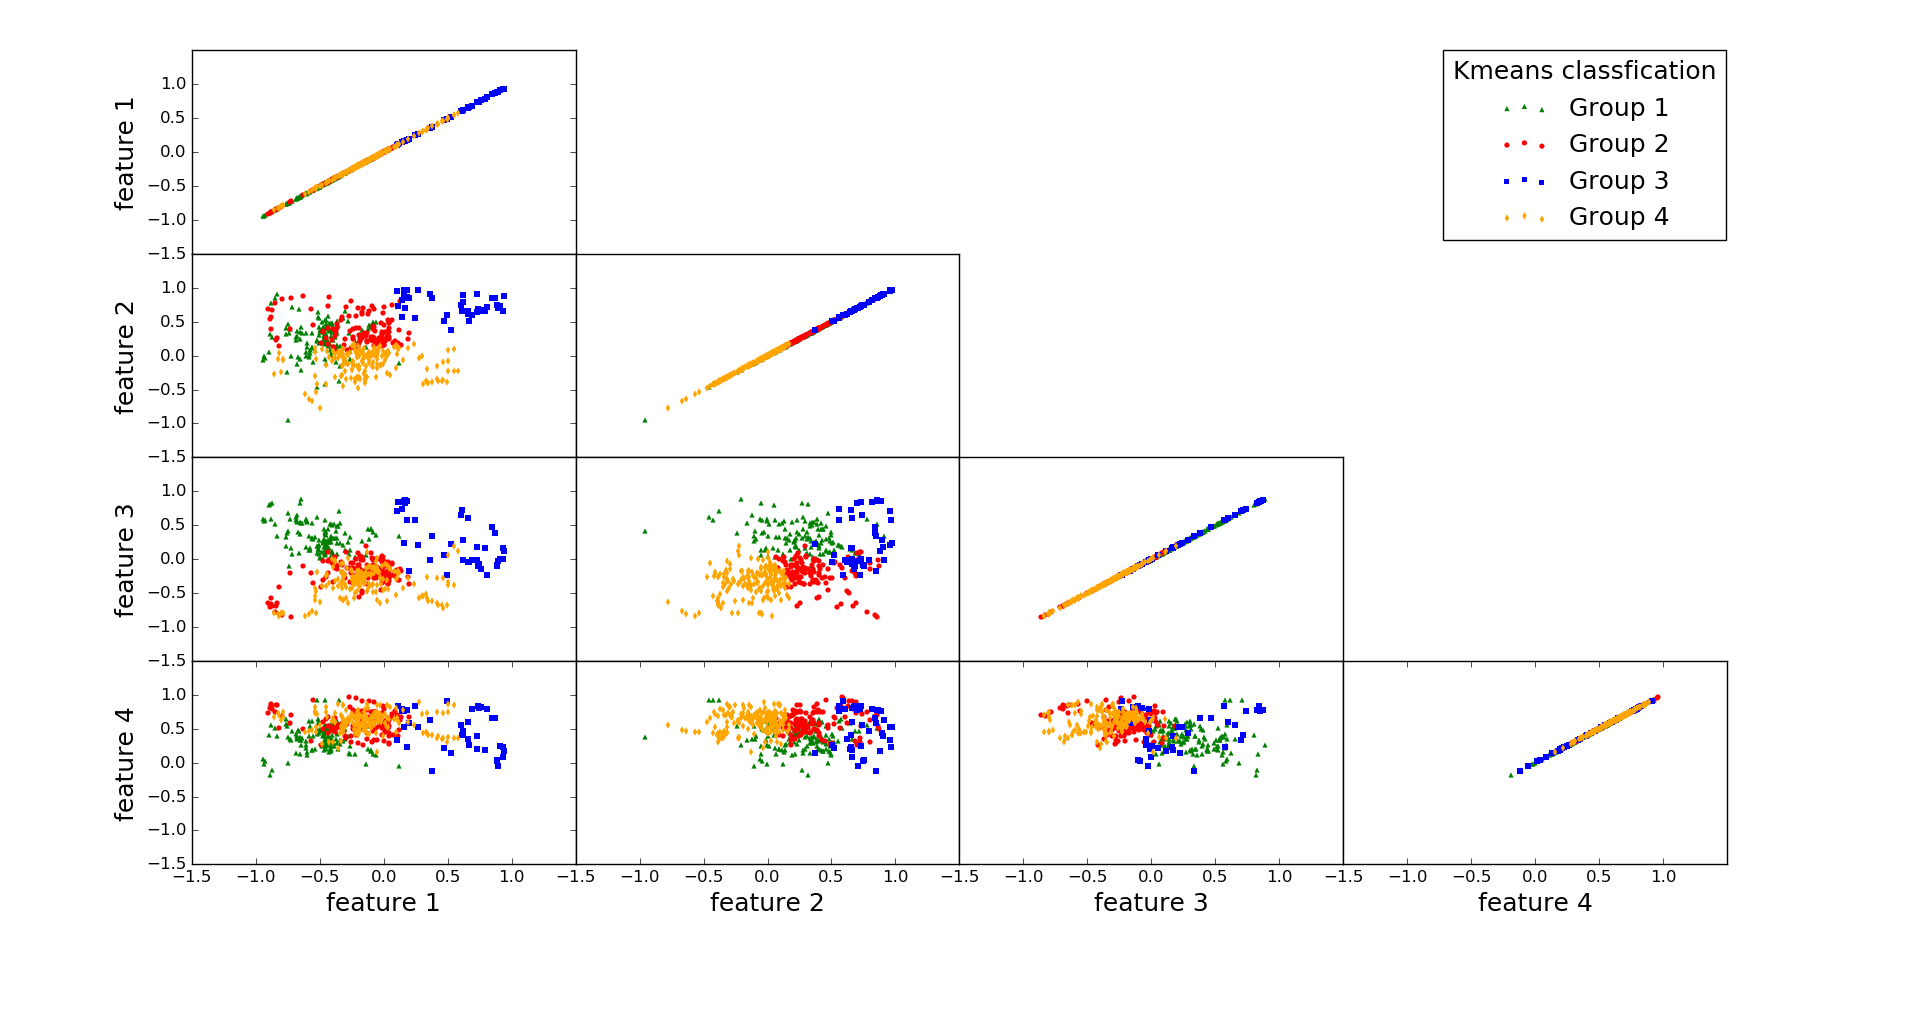

Here is the Python script that generated this plot:
import pylab as plt
import numpy as np
from matplotlib.ticker import MaxNLocator

# path to DL results
path_small_space = '../../../../../R/out_DeepLearning/out_120,100,90,50,30,20,4,20,30,50,90,100,120_seed1_dl.dat'

# path to spectra ID
path_id = '../../../../../data_all_types/spectra_data.dat'

# path to kmeans result
path_kmeans = '../../DL_kmeans/cl_data_all/clustering_KMeans_label_4PC_4groups.dat'

# color for plotting
c = [ 'green', 'red', 'blue', 'orange']

# markers for ploting
mark =  ['^','o',  's', 'd', '*']

# read spectra ID
op2 = open(path_id, 'r')
lin2 = op2.readlines()
op2.close()

names_all = [elem.split() for elem in lin2[1:]]

# read DL results
op1 = open(path_small_space, 'r')
lin1 = op1.readlines()
op1.close()

data1 = [elem.split() for elem in lin1]

matrix = np.array([[float(item) for item in data1[i]] for i in xrange(len(data1)) if names_all[i][-1]=='1'])

# read kmeans results
op3 = open(path_kmeans, 'r')
lin3 = op3.readlines()
op3.close()

classes = np.array([float(elem.split()[0]) for elem in lin3])
group1 = classes == 0.0
group2 = classes == 1.0
group3 = classes == 2.0
group4 = classes == 3.0

# plot only DL results
fig = plt.figure()
plt.subplot(4,4,1)
panels = []
panels.append(plt.scatter(matrix[group1,0], matrix[group1,0], lw='0',marker=mark[0],s=14, color=c[0]))
panels.append(plt.scatter(matrix[group2,0], matrix[group2,0], lw='0',marker=mark[1],s=14, color=c[1]))
panels.append(plt.scatter(matrix[group3,0], matrix[group3,0], lw='0',marker=mark[2],s=14, color=c[2]))
panels.append(plt.scatter(matrix[group4,0], matrix[group4,0], lw='0',marker=mark[3],s=14, color=c[3]))
plt.ylabel('feature 1', fontsize=18)
plt.xticks([])
plt.gca().yaxis.set_major_locator(MaxNLocator(nbins=6, prune='upper'))
plt.xlim(-1.5, 1.5)
plt.ylim(-1.5, 1.5)


plt.subplot(4,4,5)
plt.scatter(matrix[group1,0], matrix[group1,1], lw='0',marker=mark[0],s=14, color=c[0])
plt.scatter(matrix[group2,0], matrix[group2,1], lw='0',marker=mark[1],s=14, color=c[1])
plt.scatter(matrix[group3,0], matrix[group3,1], lw='0',marker=mark[2],s=14, color=c[2])
plt.scatter(matrix[group4,0], matrix[group4,1], lw='0',marker=mark[3],s=14, color=c[3])
plt.ylabel('feature 2', fontsize=18)
plt.xticks([])
plt.gca().yaxis.set_major_locator(MaxNLocator(nbins=6, prune='upper'))
plt.xlim(-1.5, 1.5)
plt.ylim(-1.5, 1.5)


plt.subplot(4,4,6)
plt.scatter(matrix[group1,1], matrix[group1,1], lw='0',marker=mark[0],s=14, color=c[0])
plt.scatter(matrix[group2,1], matrix[group2,1], lw='0',marker=mark[1],s=14, color=c[1])
plt.scatter(matrix[group3,1], matrix[group3,1], lw='0',marker=mark[2],s=14, color=c[2])
plt.scatter(matrix[group4,1], matrix[group4,1], lw='0',marker=mark[3],s=14, color=c[3])
plt.xticks([])
plt.yticks([])

plt.subplot(4,4,9)
plt.scatter(matrix[group1,0], matrix[group1,2], lw='0',marker=mark[0],s=14, color=c[0])
plt.scatter(matrix[group2,0], matrix[group2,2], lw='0',marker=mark[1],s=14, color=c[1])
plt.scatter(matrix[group3,0], matrix[group3,2], lw='0',marker=mark[2],s=14, color=c[2])
plt.scatter(matrix[group4,0], matrix[group4,2], lw='0',marker=mark[3],s=14, color=c[3])
plt.ylabel('feature 3', fontsize=18)
plt.xticks([])
plt.gca().yaxis.set_major_locator(MaxNLocator(nbins=6, prune='upper'))
plt.xlim(-1.5, 1.5)
plt.ylim(-1.5, 1.5)


plt.subplot(4,4,10)
plt.scatter(matrix[group1,1], matrix[group1,2], lw='0',marker=mark[0],s=14, color=c[0])
plt.scatter(matrix[group2,1], matrix[group2,2], lw='0',marker=mark[1],s=14, color=c[1])
plt.scatter(matrix[group3,1], matrix[group3,2], lw='0',marker=mark[2],s=14, color=c[2])
plt.scatter(matrix[group4,1], matrix[group4,2], lw='0',marker=mark[3],s=14, color=c[3])
plt.xticks([])
plt.yticks([])

plt.subplot(4,4,11)
plt.scatter(matrix[group1,2], matrix[group1,2], lw='0',marker=mark[0],s=14, color=c[0])
plt.scatter(matrix[group2,2], matrix[group2,2], lw='0',marker=mark[1],s=14, color=c[1])
plt.scatter(matrix[group3,2], matrix[group3,2], lw='0',marker=mark[2],s=14, color=c[2])
plt.scatter(matrix[group4,2], matrix[group4,2], lw='0',marker=mark[3],s=14, color=c[3])
plt.xticks([])
plt.yticks([])
plt.xlim(-1.5, 1.5)
plt.ylim(-1.5, 1.5)


plt.subplot(4,4,13)
plt.scatter(matrix[group1,0], matrix[group1,3], lw='0',marker=mark[0],s=14, color=c[0])
plt.scatter(matrix[group2,0], matrix[group2,3], lw='0',marker=mark[1],s=14, color=c[1])
plt.scatter(matrix[group3,0], matrix[group3,3], lw='0',marker=mark[2],s=14, color=c[2])
plt.scatter(matrix[group4,0], matrix[group4,3], lw='0',marker=mark[3],s=14, color=c[3])
plt.ylabel('feature 4', fontsize=18)
plt.xlabel('feature 1', fontsize=18)
plt.gca().yaxis.set_major_locator(MaxNLocator(nbins=6, prune='upper'))
plt.gca().xaxis.set_major_locator(MaxNLocator(nbins=6, prune='upper'))
plt.xlim(-1.5, 1.5)
plt.ylim(-1.5, 1.5)


plt.subplot(4,4,14)
plt.scatter(matrix[group1,1], matrix[group1,3], lw='0',marker=mark[0],s=14, color=c[0])
plt.scatter(matrix[group2,1], matrix[group2,3], lw='0',marker=mark[1],s=14, color=c[1])
plt.scatter(matrix[group3,1], matrix[group3,3], lw='0',marker=mark[2],s=14, color=c[2])
plt.scatter(matrix[group4,1], matrix[group4,3], lw='0',marker=mark[3],s=14, color=c[3])
plt.xlabel('feature 2', fontsize=18)
plt.yticks([])
plt.gca().xaxis.set_major_locator(MaxNLocator(nbins=6, prune='upper'))
plt.xlim(-1.5, 1.5)
plt.ylim(-1.5, 1.5)


plt.subplot(4,4,15)
plt.scatter(matrix[group1,2], matrix[group1,3], lw='0',marker=mark[0],s=14, color=c[0])
plt.scatter(matrix[group2,2], matrix[group2,3], lw='0',marker=mark[1],s=14, color=c[1])
plt.scatter(matrix[group3,2], matrix[group3,3], lw='0',marker=mark[2],s=14, color=c[2])
plt.scatter(matrix[group4,2], matrix[group4,3], lw='0',marker=mark[3],s=14, color=c[3])
plt.xlabel('feature 3',fontsize=18)
plt.yticks([])
plt.gca().xaxis.set_major_locator(MaxNLocator(nbins=6, prune='upper'))
plt.xlim(-1.5, 1.5)
plt.ylim(-1.5, 1.5)


plt.subplot(4,4,16)
plt.scatter(matrix[group1,3], matrix[group1,3], lw='0',marker=mark[0],s=14, color=c[0])
plt.scatter(matrix[group2,3], matrix[group2,3], lw='0',marker=mark[1],s=14, color=c[1])
plt.scatter(matrix[group3,3], matrix[group3,3], lw='0',marker=mark[2],s=14, color=c[2])
plt.scatter(matrix[group4,3], matrix[group4,3], lw='0',marker=mark[3],s=14, color=c[3])
plt.xlabel('feature 4', fontsize=18)
plt.yticks([])
plt.gca().xaxis.set_major_locator(MaxNLocator(nbins=6, prune='upper'))
plt.xlim(-1.5, 1.5)
plt.ylim(-1.5, 1.5)



plt.subplots_adjust(left=0.1, right=0.9, top=0.95, bottom=0.15,hspace=0.0,wspace=0.0)
legs=fig.legend(panels, ['Group 1', 'Group 2', 'Group 3', 'Group 4'], loc = (0.752, 0.764), title='Kmeans classfication', fontsize=18)
plt.setp(legs.get_title(),fontsize=18)
plt.show()
